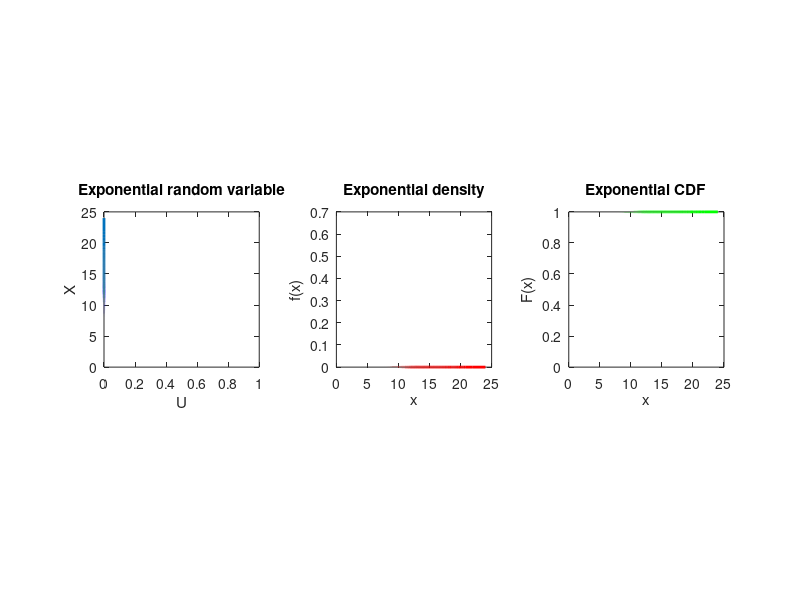

This chart was generated by the following MATLAB code:
%exponential distribution with the inverse method
clear all
close all hidden
clc
lambda = 0.7;
U = rand (10^7,1);
X = -(1/lambda) *  log(U);
Me = mean(X)
Us = sort (U);
Xs = sort (X);
Xd = sort (X, 'descend');
f_x = lambda * (exp(-lambda *X));
f_xd = sort (f_x, 'descend');
F_x = 1 - exp(-lambda*X);
F_xs = sort (F_x);
AX = linspace (0,max(Xs),100000);


figure

 subplot (1,3,1)
plot (Us, Xd, 'linewidth', 2)
title('Exponential random variable');
ylabel ('X')
xlabel ('U')
axis square

subplot (1,3,2)
plot (Xs, f_xd, 'r', 'linewidth', 2)
title('Exponential density');
ylabel ('f(x)')
xlabel ('x')
axis square


subplot (1,3,3)
plot (Xs, F_xs, 'g', 'linewidth', 2)
title ('Exponential CDF')
ylabel ('F(x)')
xlabel ('x')
axis square